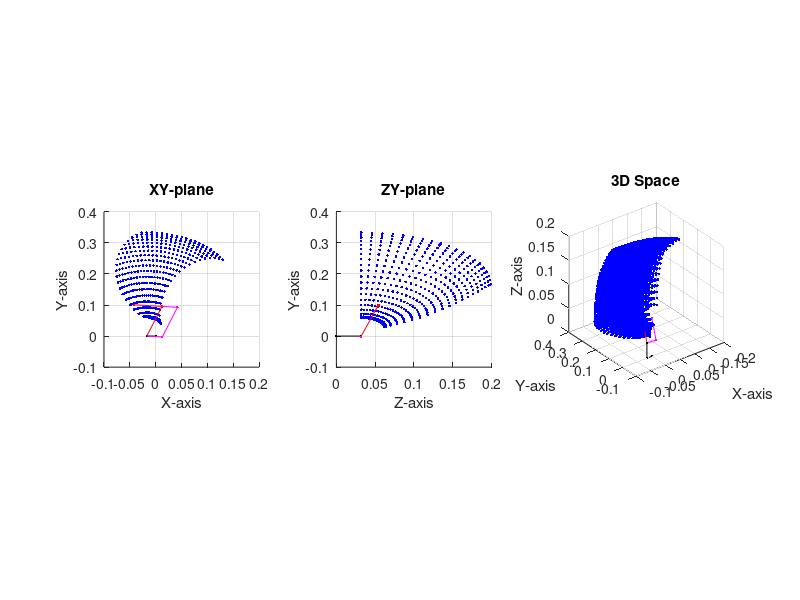

Write the MATLAB code that produced this figure. (Note: this script raises an error after producing the figure.)
clc
clear all;
close all;

%%%%%%%%%%%%%%%%%%%%%%%%%%Forward Kinematics%%%%%%%%%%%%%%%%%%%%%%%%%%%%%%%
%%%%%%%%%%%%%%%%%%%%%%%%%%%%%Simulation%%%%%%%%%%%%%%%%%%%%%%%%%%%%%%%%%%%%

%% Mechanism constants
a= 3/100;
b= 10/100;
c= 3/100;
d= 10/100;
alpha= 0.707107;

%% Robot design constants
a1= 25.5/1000;
a2= 6.5/1000;
p= 17.25/1000;
gamma= @(theta_2)theta_2-pi;
w= @(theta_2) sqrt(d^2*(1+alpha^2-2*alpha*cos(gamma(theta_2))));

%% Kinematic Equations
x = @(theta_1, theta_2, theta_3) d*cos(theta_1) + d*alpha*cos(theta_1 + theta_2) - p;
y = @(theta_1, theta_2, theta_3) d*sin(theta_1) + ...
    d*alpha*sin(theta_1 + theta_2) + w(theta_2)*sin(theta_3);
z = @(theta_1, theta_2, theta_3) a1 + a2 + w(theta_2)*cos(theta_3);

%% Plot Robot Workspace range between 0 and pi

% Define the range for each joint angle
theta_1_range = linspace(0.31677726, 1.4529866,20);
theta_2_range = linspace(0.436332, pi, 20);
theta_3_range = linspace(0, pi/2, 20);

% Calculate data points outside the loops
xy_points = zeros(length(theta_1_range), length(theta_2_range), 2);
zy_points = zeros(length(theta_2_range), length(theta_3_range), 2);
xz_points = zeros(length(theta_1_range), length(theta_3_range), 2);
xyz_points = zeros(length(theta_1_range), length(theta_2_range), length(theta_3_range), 3);

for i = 1:length(theta_1_range)
    for j = 1:length(theta_2_range)
        for k = 1:length(theta_3_range)
            % Calculate the corresponding x, y, and z coordinates
            current_x = x(theta_1_range(i), theta_2_range(j), theta_3_range(k));
            current_y = y(theta_1_range(i), theta_2_range(j), theta_3_range(k));
            current_z = z(theta_1_range(i), theta_2_range(j), theta_3_range(k));
            
            % Save data points for xy-plane, zy-plane, and 3D space
            xy_points(i, j, :) = [current_x, current_y];
            zy_points(j, k, :) = [current_z, current_y];
            xz_points(i, k, :) = [current_x, current_z];
            xyz_points(i, j, k, :) = [current_x, current_y, current_z];
        end
    end
end

%Points to plot robot drawing
random_theta_1 = theta_1_range(randi(length(theta_1_range)));
random_theta_2 = theta_2_range(randi(length(theta_2_range)));
random_theta_3 = theta_3_range(randi(length(theta_3_range)));
x0 = -p;
y0 = 0;
z0 = a1+a2;
x1 = x0+d*cos(random_theta_1);
y1 = y0+d*sin(random_theta_1);

x2 = x(random_theta_1, random_theta_2, random_theta_3);
y2 = y(random_theta_1, random_theta_2, random_theta_3);
z2 = z(random_theta_1, random_theta_2, random_theta_3);

z1 = ((z2-z0)/(y2-y0))*(y1-y0)+z0;

%mechanism points
x_bc=x1-c*cos(atan2((y2-y1),(x2-x1)));
y_bc=((y2-y1)/(x2-x1))*(x_bc-x1)+y1;
z_bc = ((z2-z0)/(y2-y0))*(y_bc-y0)+z0;

x_ab= x_bc-b*cos(random_theta_1);
y_ab= y_bc-b*sin(random_theta_1);
z_ab = ((z2-z0)/(y2-y0))*(y_ab-y0)+z0;

% Plot subplots
figure;

% XY-plane
subplot(1, 3, 1);
hold on;
plot(xy_points(:, :, 1), xy_points(:, :, 2), 'b.');
title('XY-plane');
xlabel('X-axis');
ylabel('Y-axis');
grid on;
axis square;

%graph robot leg

plot(0, 0, 'k.');
plot(x0, 0, 'k.');
plot([0 x0], [0 0], 'k');
plot([x0 x0], [0 y0], 'k');

plot(x0, y0, 'k.');
plot(x1, y1, 'r.');
plot(x2, y2, 'r.');
plot([x0 x1], [y0 y1], 'r');
plot([x1 x2], [y1 y2], 'r');

plot(x_bc, y_bc, 'm.');
plot(x_ab, y_ab, 'm.');
plot([x1 x_bc], [y1 y_bc], 'm');
plot([x0 x_ab], [y0 y_ab], 'm');
plot([x_ab x_bc], [y_ab y_bc], 'm');

hold off;

% ZY-plane
subplot(1, 3, 2);
hold on;
plot(zy_points(:, :, 1), zy_points(:, :, 2), 'b.');
title('ZY-plane');
xlabel('Z-axis');
ylabel('Y-axis');
grid on;
axis square;

%graph robot leg

plot(0, 0, 'k.');
plot([0 z0], [0 y0], 'k');

plot(z0, y0, 'k.');
plot(z1, y1, 'r.');
plot(z2, y2, 'r.');
plot([z0 z1], [y0 y1], 'r');
plot([z1 z2], [y1 y2], 'r');

plot(z_ab, y_ab, 'm.');
plot([z0 z_ab], [y0 y_ab], 'm');

hold off;

% 3D space
subplot(1, 3, 3);
hold on;
% Reshape the data for 3D plotting
xyz_points_reshaped = reshape(xyz_points, [], 3);
plot3(xyz_points_reshaped(:, 1), xyz_points_reshaped(:, 2), xyz_points_reshaped(:, 3), 'b.');
title('3D Space');
xlabel('X-axis');
ylabel('Y-axis');
zlabel('Z-axis');
grid on;
axis square;
view(3);

%graph robot leg

plot3(0, 0, 0, 'k.');
plot3(x0, 0, 0, 'k.');
plot3([0 x0], [0 0], [0 0], 'k');
plot3([x0 x0], [0 y0], [0 z0], 'k');

plot3(x0, y0, z0, 'k.');
plot3(x1, y1, z1, 'r.');
plot3(x2, y2, z2, 'r.');
plot3([x0 x1], [y0 y1], [z0 z1], 'r');
plot3([x1 x2], [y1 y2], [z1 z2], 'r');

plot3(x_ab, y_ab, z_ab, 'm.');
plot3(x_bc, y_bc, z_bc, 'm.');
plot3([x1 x_bc], [y1 y_bc], [z1 z_bc], 'm');
plot3([x0 x_ab], [y0 y_ab], [z0 z_ab], 'm');
plot3([x_ab x_bc], [y_ab y_bc], [z_ab z_bc], 'm');

hold off;

fig = gcf;  % Get current figure handle
fig.Position(3) = fig.Position(3) * 2;  % Increase figure width

%%%%%%%%%%%%%%%%%%%%%%%%%%Inverse Kinematics%%%%%%%%%%%%%%%%%%%%%%%%%%%%%%%
%%%%%%%%%%%%%%%%%%%%%%%%%%%%%Simulation%%%%%%%%%%%%%%%%%%%%%%%%%%%%%%%%%%%%

%% Inverse Kinematic Equations
w_ = @(gamma) sqrt(d^2*(1+alpha^2-2*alpha*cos(gamma)));
theta_2 = @(x, y, z, gamma) pi + gamma;
theta_3 = @(x, y, z, gamma) atan2(sqrt(1-((z-a1-a2)/w_(gamma))^2),((z-a1-a2)/w_(gamma)));
theta_1 = @(x, y, z, gamma) atan2(y-w_(gamma)*sin(theta_3(x, y, z, gamma)),x+p)...
    - atan2(alpha*sin(theta_2(x, y, z, gamma)),1+alpha*cos(theta_2(x, y, z, gamma)));

% Calculate the inverse kinematics for each joint
computed_theta_1 = theta_1(x2, y2, z2, gamma(random_theta_2));
computed_theta_2 = theta_2(x2, y2, z2, gamma(random_theta_2));
computed_theta_3 = theta_3(x2, y2, z2, gamma(random_theta_2));

% Check computed thetas for each joint
decimal_places=5;
if isequal(round(random_theta_1, decimal_places), round(computed_theta_1, decimal_places))
    disp('Theta 1 Inverse Kinematics Works Fine.');
else
    disp('Theta 1 Inverse Kinematics Error.');
    disp(['Expected Value: ', num2str(random_theta_1)]);
    disp(['Computed Value: ', num2str(computed_theta_1)]);
end

if isequal(round(random_theta_2, decimal_places), round(computed_theta_2, decimal_places))
    disp('Theta 2 Inverse Kinematics Works Fine.');
else
    disp('Theta 2 Inverse Kinematics Error.');
    disp(['Expected Value: ', num2str(random_theta_2)]);
    disp(['Computed Value: ', num2str(computed_theta_2)]);
end

if isequal(round(random_theta_3, decimal_places), round(computed_theta_3, decimal_places))
    disp('Theta 3 Inverse Kinematics Works Fine.');
else
    disp('Theta 3 Inverse Kinematics Error.');
    disp(['Expected Value: ', num2str(random_theta_3)]);
    disp(['Computed Value: ', num2str(computed_theta_3)]);
end

%%%%%%%%%%%%%%%%%%%%%%%%%%Full Quadruped Robot%%%%%%%%%%%%%%%%%%%%%%%%%%%%%
%%%%%%%%%%%%%%%%%%%%%%%%%%%%%Simulation%%%%%%%%%%%%%%%%%%%%%%%%%%%%%%%%%%%%
%% Matrices de rotaciones x, y, z
rotx = @(q) [1,      0,       0; ...
             0, cos(q), -sin(q); ...
             0, sin(q),  cos(q)];

roty = @(q) [cos(q), 0, sin(q); ...
              0,     1,      0; ...
            -sin(q), 0, cos(q)];

rotz = @(q) [cos(q), -sin(q), 0; ...
             sin(q),  cos(q), 0; ...
               0,       0,    1];

%% Homogeneous Transformation
T = @(C, vector) [ C     vector;
                  zeros(1,3) 1];
              
%% Move base leg to each position
T_rotx= @(angle) T(rotx(angle),zeros(3,1));
T_roty= @(angle) T(roty(angle),zeros(3,1));
T10=T_rotx(pi)*T(eye(3),[145/2 210/2 0]');
T02=T_rotx(pi)*T(eye(3),[-145/2 210/2 0]');
T30=T_rotx(pi)*T(eye(3),[145/2 -210/2 0]');
T04=T_rotx(pi)*T(eye(3),[-145/2 -210/2 0]');

p00=[0 0 0]';
p0=[x0 y0 z0]';
p1=[x1 y1 z1]';
p2=[x2 y2 z2]';
p_ab=[x_ab y_ab z_ab]';
p_bc=[x_bc y_bc z_bc]';

points=[p00 p0 p1 p2 p_ab p_bc];

% Create matrices to store transformed points
transformed_points_T10 = zeros(size(points));
transformed_points_T02 = zeros(size(points));
transformed_points_T30 = zeros(size(points));
transformed_points_T04 = zeros(size(points));

% Apply transforms to each point
for i = 1:size(points, 2)
    result= T10 * [points(:, i); 1];
    transformed_points_T10(:, i) = result(1:3);
    result= T02 * [points(:, i); 1];
    transformed_points_T02(:, i) = result(1:3);
    result= T30 * [points(:, i); 1];
    transformed_points_T30(:, i) = result(1:3);
    result= T04 * [points(:, i); 1];
    transformed_points_T04(:, i) = result(1:3);
end

%Plot the transformed points in 3D space
figure;
% Set axis limits to achieve a space size of 150 on each side of 0
%%%%%%%%%%%%%%%%%%%%%%%%%%%%%%%%%%%%%%%%%%%%%%%%%

plot3([transformed_points_T10(1, 1) transformed_points_T02(1, 1)], ...
    [transformed_points_T10(2, 1) transformed_points_T02(2, 1)], ...
    [transformed_points_T10(3, 1) transformed_points_T02(3, 1)], 'k');
hold on;

plot3([transformed_points_T10(1, 1) transformed_points_T30(1, 1)], ...
    [transformed_points_T10(2, 1) transformed_points_T30(2, 1)], ...
    [transformed_points_T10(3, 1) transformed_points_T30(3, 1)], 'm');

plot3([transformed_points_T30(1, 1) transformed_points_T04(1, 1)], ...
     [transformed_points_T30(2, 1) transformed_points_T04(2, 1)], ...
     [transformed_points_T30(3, 1) transformed_points_T04(3, 1)], 'r');

plot3([transformed_points_T04(1, 1) transformed_points_T02(1, 1)], ...
    [transformed_points_T04(2, 1) transformed_points_T02(2, 1)], ...
    [transformed_points_T04(3, 1) transformed_points_T02(3, 1)], 'g');

%%%%%%%%%%%%%%%%%%%%%%%%%%%%%%%%%%%%%%%%%%%%%%%%%

plotRoboticLeg(transformed_points_T10);
plotRoboticLeg(transformed_points_T02);
plotRoboticLeg(transformed_points_T30);
plotRoboticLeg(transformed_points_T04);

grid on;
xlabel('X-axis');
ylabel('Y-axis');
zlabel('Z-axis');
view(3);
hold off;

figure
hold on 
xlabel('X-axis');
ylabel('Y-axis');
zlabel('Z-axis');
%plotRoboticLeg(transformed_points_T10);
plotRoboticLeg(transformed_points_T30);
grid on;
view(3);
hold off

figure
hold on 
xlabel('X-axis');
ylabel('Y-axis');
zlabel('Z-axis');
plotRoboticLeg(transformed_points_T02);
plotRoboticLeg(transformed_points_T04);
view(3);
grid on;
hold off
    